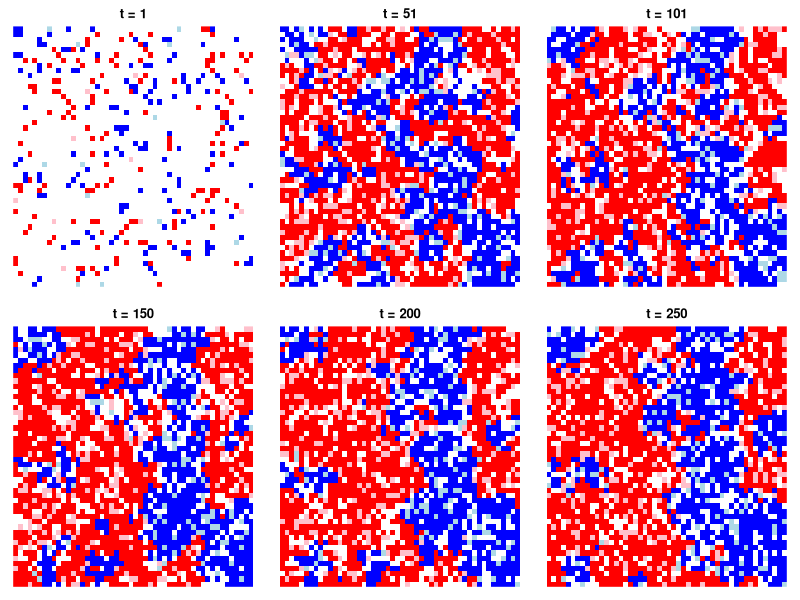

This figure's R source:
get_neighbors <- function(mat, i, j) {
  ni <- nrow(mat)
  nj <- ncol(mat)
  
  rows <- pmax(1, i - 1):pmin(ni, i + 1)
  cols <- pmax(1, j - 1):pmin(nj, j + 1)
  
  mat[rows, cols]
}
simulate_lattice <- function(
    n = 50,
    timesteps = 200,
    ci = 0.4, cj = 0.4,
    ei = 0.1, ej = 0.1,
    ri = 0.5, rj = 0.3
) {
  
  # Initialize lattice (mostly empty)
  grid <- matrix(1, n, n)
  
  # Seed species
  grid[sample(length(grid), n^2 * 0.05)] <- 2
  grid[sample(length(grid), n^2 * 0.05)] <- 3
  
  history <- vector("list", timesteps)
  
  for (t in seq_len(timesteps)) {
    new_grid <- grid
    
    for (i in 1:n) {
      for (j in 1:n) {
        
        state <- grid[i, j]
        neigh <- get_neighbors(grid, i, j)
        
        Pi_local <- mean(neigh == 2)
        Pj_local <- mean(neigh == 3)
        
        # ---- Occupied patches ----
        if (state == 2 && runif(1) < ei) new_grid[i, j] <- 4
        if (state == 3 && runif(1) < ej) new_grid[i, j] <- 5
        
        # ---- Latent recovery ----
        if (state == 4 && runif(1) < ri) new_grid[i, j] <- 1
        if (state == 5 && runif(1) < rj) new_grid[i, j] <- 1
        
        # ---- Colonization ----
        if (state == 1) {
          p_i <- 1 - exp(-ci * Pi_local)
          p_j <- 1 - exp(-cj * Pj_local)
          
          if (runif(1) < p_i) new_grid[i, j] <- 2
          else if (runif(1) < p_j) new_grid[i, j] <- 3
        }
        
        if (state == 4) {
          p_i <- 1 - exp(-ci * Pi_local)
          if (runif(1) < p_i) new_grid[i, j] <- 2
        }
        
        if (state == 5) {
          p_j <- 1 - exp(-cj * Pj_local)
          if (runif(1) < p_j) new_grid[i, j] <- 3
        }
      }
    }
    
    grid <- new_grid
    history[[t]] <- grid
  }
  
  history
}
time <- 250
sim <- simulate_lattice(n = 50, timesteps = time)

cols <- c("white", "blue", "red", "lightblue", "pink")
plotsteps <- round(seq(1,time,length=6))
par(mfrow = c(2, 3), mar = c(1, 1, 2, 1))
for (t in plotsteps) {
  image(
    t(sim[[t]]),
    col = cols,
    axes = FALSE,
    main = paste("t =", t)
  )
}
states <- c("empty", "Pi", "Pj", "Li", "Lj")
endstates <- mapply(function(x) {sum(sim[[t]]==x)/length(sim[[t]])}, 1:5)
names(endstates) <- states
sum(endstates)       
